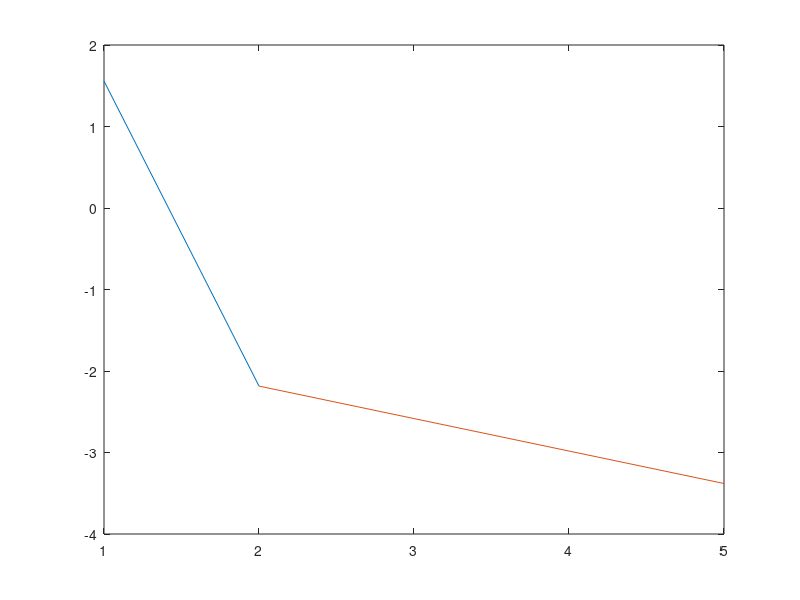

The MATLAB source for this figure:
x=[1,2;2,5]
inva=inv(x)
transpose=x'
sinn=sin(x)
poww=x.^2
figure
plot(x,tan(x))
b=[2,3,4,5;7,8,9,10;4,5,6,8];
reshape(b,4,3)
